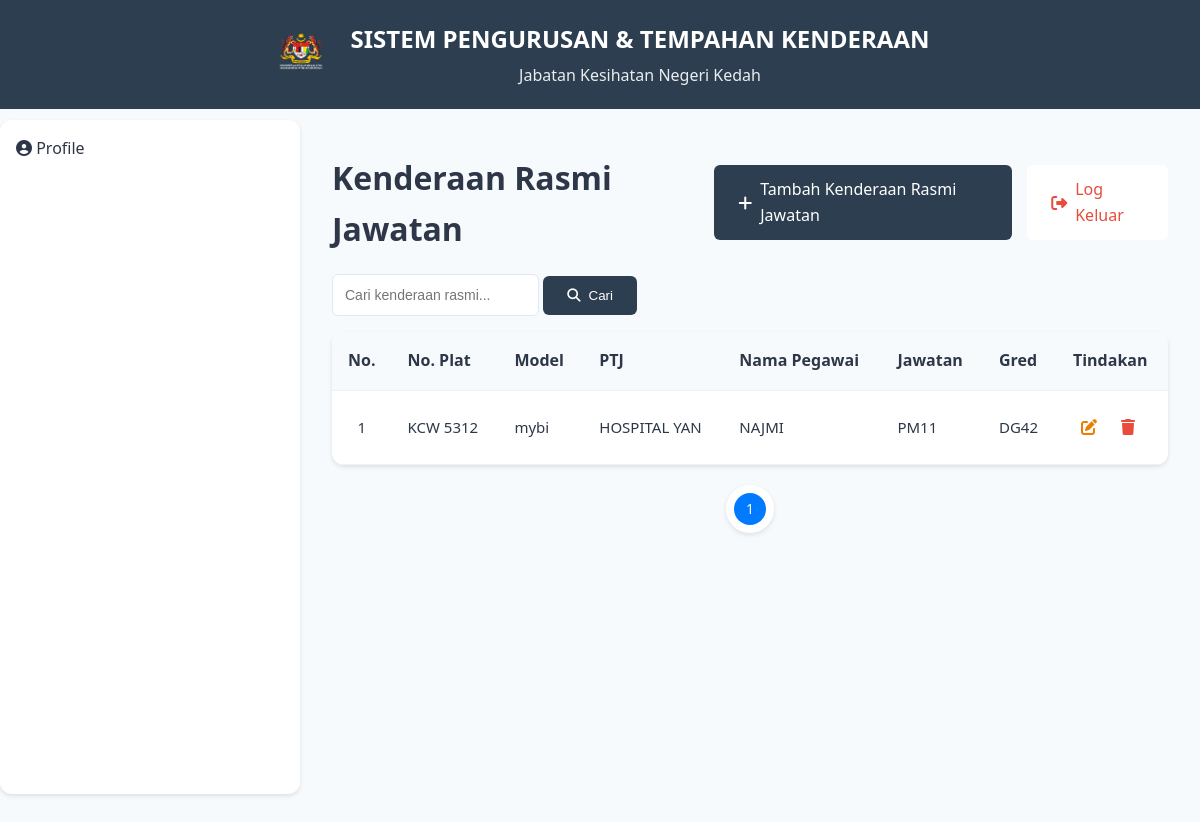
Screenshot of /Kenderaan_Rasmi_Jawatan.php with the database file from the repository.
### tables this page shows
CREATE TABLE `kenderaan_rasmi` (
  `id` int NOT NULL AUTO_INCREMENT,
  `no_plat` varchar(20) NOT NULL,
  `model` varchar(100) NOT NULL,
  `ptj` varchar(100) NOT NULL,
  `nama_pegawai` varchar(100) NOT NULL,
  `jawatan` varchar(100) NOT NULL,
  `gred` varchar(20) NOT NULL,
  `created_at` timestamp NOT NULL DEFAULT CURRENT_TIMESTAMP,
  `updated_at` timestamp NOT NULL DEFAULT CURRENT_TIMESTAMP ON UPDATE CURRENT_TIMESTAMP,
  PRIMARY KEY (`id`),
  UNIQUE KEY `no_plat` (`no_plat`)
);

### tempahanKenderaan.php (called while the page is built, shortened)
<?php
require 'config.php';
?>
                            <?php
                            $tujuanQuery = "SELECT * FROM ttempah_tujuan ORDER BY tujuan_perjalanan ASC";
                            $tujuanResult = $conn->query($tujuanQuery);
                            ?>
                            <?php
                            $negeriQuery = "SELECT * FROM tnegeri ORDER BY negeri ASC";
                            $negeriResult = $conn->query($negeriQuery);
                            ?>
                            <?php
                            $kenderaanQuery = "SELECT * FROM ttempah_jenis ORDER BY jenis_kenderaan ASC";
                            $kenderaanResult = $conn->query($kenderaanQuery);
                            ?>

### Kenderaan_Rasmi_Jawatan.php (the view, shortened to what this page needs)
<?php
require_once 'config.php';
$search = isset($_GET['search']) ? trim($_GET['search']) : '';
try {
    if (!empty($search)) {
        $sql = "SELECT * FROM kenderaan_rasmi WHERE no_plat LIKE :search OR model LIKE :search OR ptj LIKE :search OR nama_pegawai LIKE :search OR jawatan LIKE :search OR gred LIKE :search ORDER BY id DESC";
        $stmt = $pdo->prepare($sql);
        $stmt->execute(['search' => "%$search%"]);
    } else {
        $sql = "SELECT * FROM kenderaan_rasmi ORDER BY id DESC";
        $stmt = $pdo->prepare($sql);
        $stmt->execute();
    }
    $kenderaans = $stmt->fetchAll(PDO::FETCH_ASSOC);
} catch (PDOException $e) {
    error_log("Database error: " . $e->getMessage());
    $kenderaans = [];
}
$items_per_page = 10;
$page = isset($_GET['page']) ? (int)$_GET['page'] : 1;
$offset = ($page - 1) * $items_per_page;
$kenderaans = array_slice($kenderaans, $offset, $items_per_page);
?>
<!DOCTYPE html>
<html lang="en">
<head>
    <link rel="stylesheet" href="CSS/STK.css" />
    <link rel="stylesheet" href="CSS/layout.css">
    <link rel="stylesheet" href="https://cdnjs.cloudflare.com/ajax/libs/font-awesome/6.4.2/css/all.min.css" />
    <link href="https://cdn.jsdelivr.net/npm/sweetalert2@11/dist/sweetalert2.min.css" rel="stylesheet" />
</head>
<body>
    <?= include 'dashboard.php' ?>
    <div class="dashboard">
        <div class="main-content">
            <div class="welcome-header" style="margin-top: -26px;">
                <h1 class="welcome-text">Kenderaan Rasmi Jawatan</h1>
                <div class="left-actions">
                    <a href="#" onclick="openModal('addKenderaanRasmiModal')" class="btn btn-primary">
                        <i class="fas fa-plus"></i>
                        Tambah Kenderaan Rasmi Jawatan
                    </a>
                    <a href="#" onclick="handleLogout()" class="btn btn-logout">
                        <i class="fas fa-sign-out-alt"></i> Log Keluar
                    </a>
                </div>
            </div>
            <form action="" method="GET" class="search-field">
                <div class="search-grid2">
                    <input type="text" name="search" class="search-input" placeholder="Cari kenderaan rasmi..."
                        value="<?= htmlspecialchars($search) ?>">
                    <button type="submit" class="btn btn-primary">
                        <i class="fas fa-search"></i> Cari
                    </button>
                </div>
            </form>
            <div class="table-container">
                <table class="custom-table">
                    <thead>
                        <tr>
                            <th class="text-center" style="width: 50px;">No.</th>
                            <th class="text-left">No. Plat</th>
                            <th class="text-left">Model</th>
                            <th class="text-left">PTJ</th>
                            <th class="text-left">Nama Pegawai</th>
                            <th class="text-left">Jawatan</th>
                            <th class="text-left">Gred</th>
                            <th class="text-center">Tindakan</th>
                        </tr>
                    </thead>
                    <tbody>
                        <?php if (!empty($kenderaans)):
                            $no = 1;
                            foreach ($kenderaans as $kenderaan): ?>
                        <tr>
                            <td style="text-align: center; font-size:15px;"><?= $no++ ?></td>
                            <td class="text-left" style="font-size:15px;"><?= htmlspecialchars($kenderaan['no_plat']) ?></td>
                            <td class="text-left" style="font-size:15px;"><?= htmlspecialchars($kenderaan['model']) ?></td>
                            <td class="text-left" style="font-size:15px;"><?= htmlspecialchars($kenderaan['ptj']) ?></td>
                            <td class="text-left" style="font-size:15px;"><?= htmlspecialchars($kenderaan['nama_pegawai']) ?></td>
                            <td class="text-left" style="font-size:15px;"><?= htmlspecialchars($kenderaan['jawatan']) ?></td>
                            <td class="text-left" style="font-size:15px;"><?= htmlspecialchars($kenderaan['gred']) ?></td>
                            <td class="action-buttons">
                                <div class="action-cell">
                                    <a href="#"
                                        onclick="openEditModal(<?= htmlspecialchars(json_encode($kenderaan)) ?>)"
                                        class="action-btn" title="Edit">
                                        <i class="fas fa-edit" style="color: #eb7d00;"></i>
                                    </a>
                                    <a href="#" onclick="deleteKenderaan(<?= $kenderaan['id'] ?>)" class="action-btn"
                                        title="Padam">
                                        <i class="fas fa-trash" style="color: #E74C3C;"></i>
                                    </a>
                                </div>
                            </td>
                        </tr>
                        <?php endforeach; ?>
                        <?php else: ?>
                        <tr>
                            <td colspan="8" class="text-center">Tiada rekod ditemui</td>
                        </tr>
                        <?php endif; ?>
                    </tbody>
                </table>
            </div>
            <div class="pagination-container">
                <div class="pagination">
                    <a href="?page=<?= $page ?><?= !empty($_POST) ? '&' . http_build_query($_POST) : '' ?><?= !empty($search) ? '&search=' . urlencode($search) : '' ?>"
                        class="page-link active">
                        <?= $page ?>
                    </a>
                </div>
            </div>
        </div>
    </div>
</body>
</html>

### CSS/STK.css (style rules this page uses)
:root { --primary-color: #2c3e50; --secondary-color: #3498db; --accent-color: #1abc9c; --danger-color: #e74c3c; --warning-color: #f1c40f; --success-color: #2ecc71; --gray-100: #f7fafc; --gray-200: #edf2f7; --gray-300: #e2e8f0; --gray-600: #718096; --gray-800: #2d3748; }
* { margin: 0; padding: 0; box-sizing: border-box; }
body { font-family: "Segoe UI", system-ui, -apple-system, sans-serif; background-color: var(--gray-100); color: var(--gray-800); line-height: 1.6; }
.dashboard { margin-top: 120px; margin-left: 300px; padding: 2rem; max-width: calc(100% - 250px); }
.dashboard { margin-top: 120px; min-height: calc(100vh - 120px); }
.search-field { display: flex ; flex-direction: column; justify-content: flex-end; gap: 0.5rem; }
.search-field input, .search-field select { padding: 0.75rem; border: 1px solid var(--gray-300); border-radius: 6px; font-size: 0.875rem; transition: all 0.2s ease; }
.btn { padding: 0.75rem 1.5rem; border-radius: 6px; font-weight: 500; text-decoration: none; display: inline-flex; align-items: center; gap: 0.5rem; transition: all 0.2s ease; border: none; cursor: pointer; }
.btn-primary { background: var(--primary-color); color: white; }
.btn-logout { background: white; color: var(--danger-color) }
.table-container { background: white; border-radius: 12px; box-shadow: 0 2px 4px rgba(0, 0, 0, 0.1); overflow: hidden; }
.custom-table { width: 100%; border-collapse: collapse; }
.custom-table th, .custom-table td { padding: 1rem; text-align: left; border-bottom: 1px solid var(--gray-200); }
.custom-table th { background: var(--gray-100); font-weight: 600; color: var(--gray-800); }
.action-cell { display: flex; gap: 0.5rem; }
.action-btn { padding: 0.5rem; border-radius: 6px; color: var(--gray-600); transition: all 0.2s ease; }
.pagination { display: flex; align-items: center; gap: 5px; padding: 8px; background: white !important; box-shadow: 0 2px 5px rgba(0, 0, 0, 0.1) !important; border-radius: 50px !important; }
.page-link { display: flex; align-items: center; justify-content: center; width: 32px !important; height: 32px !important; text-decoration: none; color: #666 !important; border-radius: 50%; font-size: 14px; transition: all 0.3s ease; min-width: unset !important; padding: 0 !important; background: none !important; }
.page-link.active { background-color: #007bff !important; color: white !important; font-weight: 500; }
.pagination-container { display: flex; justify-content: center; margin: 20px 0; }

### CSS/layout.css (style rules this page uses)
.welcome-header { display: flex; align-items: center; justify-content: space-between; margin-bottom: 20px; }
.left-actions { display: flex; align-items: center; gap: 15px; }
.search-grid2 { justify-content: flex-end; gap: 10px; margin-bottom: 1rem; }

### rows the page displays
kenderaan_rasmi: no_plat "KCW 5312", model "mybi", ptj "HOSPITAL YAN", nama_pegawai "NAJMI", jawatan "PM11", gred "DG42"

### other values shown
$page "1"
